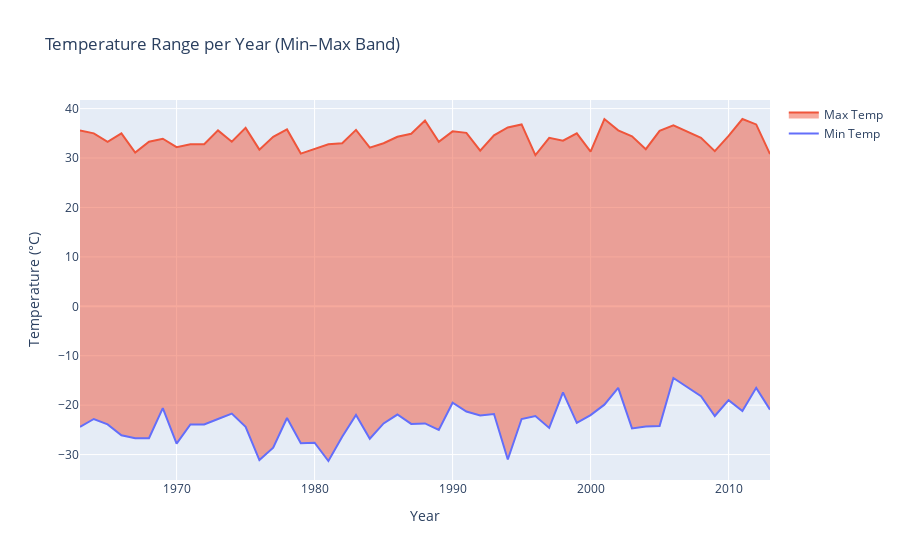

Write notebook code for a chart like this one.
### Code cell
# --------------------------------------------------
# 5) EXTRA: Temperature range band (min–max envelope)
# --------------------------------------------------
# This shows the "spread" between min and max each year
fig3 = go.Figure()

# Min line
fig3.add_trace(go.Scatter(
    x=df["year"],
    y=df["min_val"],
    name="Min Temp",
    mode="lines"
))

# Max line filled to min (shaded band)
fig3.add_trace(go.Scatter(
    x=df["year"],
    y=df["max_val"],
    name="Max Temp",
    mode="lines",
    fill="tonexty",  # fills area between this and previous trace
))

fig3.update_layout(
    title="Temperature Range per Year (Min–Max Band)",
    xaxis_title="Year",
    yaxis_title="Temperature (°C)"
)
fig3.show()

### Figure 1 — Plotly figure (JSON) as saved in the notebook; plotly's stock layout.template omitted (floating-point values rounded to 4 significant figures)
{"data": [{"mode": "lines", "name": "Min Temp", "type": "scatter", "x": [1963, 1964, 1965, 1966, 1967, 1968, 1969, 1970, 1971, 1972, 1973, 1974, 1975, 1976, 1977, 1978, 1979, 1980, 1981, 1982, 1983, 1984, 1985, 1986, 1987, 1988, 1989, 1990, 1991, 1992, 1993, 1994, 1995, 1996, 1997, 1998, 1999, 2000, 2001, 2002, 2003, 2004, 2005, 2006, 2008, 2009, 2010, 2011, 2012, 2013], "y": [-24.4, -22.8, -23.9, -26.1, -26.7, -26.7, -20.6, -27.8, -23.9, -23.9, -22.8, -21.7, -24.4, -31.1, -28.6, -22.6, -27.7, -27.6, -31.3, -26.4, -22.0, -26.8, -23.7, -21.9, -23.8, -23.7, -25.0, -19.5, -21.3, -22.1, -21.8, -31.0, -22.8, -22.2, -24.6, -17.4, -23.6, -22.0, -19.9, -16.5, -24.7, -24.3, -24.2, -14.5, -18.2, -22.2, -19.0, -21.2, -16.5, -20.9]}, {"fill": "tonexty", "mode": "lines", "name": "Max Temp", "type": "scatter", "x": [1963, 1964, 1965, 1966, 1967, 1968, 1969, 1970, 1971, 1972, 1973, 1974, 1975, 1976, 1977, 1978, 1979, 1980, 1981, 1982, 1983, 1984, 1985, 1986, 1987, 1988, 1989, 1990, 1991, 1992, 1993, 1994, 1995, 1996, 1997, 1998, 1999, 2000, 2001, 2002, 2003, 2004, 2005, 2006, 2008, 2009, 2010, 2011, 2012, 2013], "y": [35.6, 35.0, 33.3, 35.0, 31.1, 33.3, 33.9, 32.2, 32.8, 32.8, 35.6, 33.3, 36.1, 31.7, 34.3, 35.8, 30.9, 31.9, 32.8, 33.0, 35.7, 32.1, 33.0, 34.3, 34.9, 37.6, 33.3, 35.4, 35.1, 31.5, 34.6, 36.2, 36.8, 30.6, 34.1, 33.5, 35.0, 31.3, 37.9, 35.6, 34.4, 31.8, 35.5, 36.6, 34.1, 31.4, 34.5, 37.9, 36.8, 30.8]}], "layout": {"title": {"text": "Temperature Range per Year (Min–Max Band)"}, "xaxis": {"title": {"text": "Year"}}, "yaxis": {"title": {"text": "Temperature (°C)"}}}}
